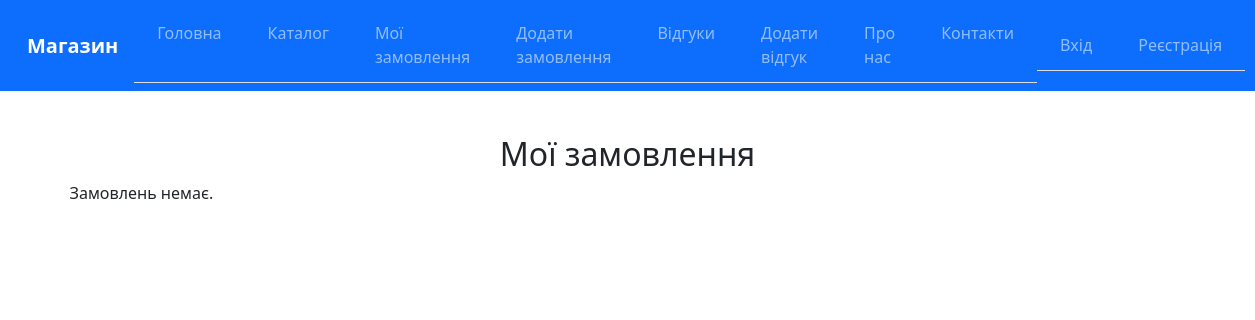
Before: /my_orders with the older database file.
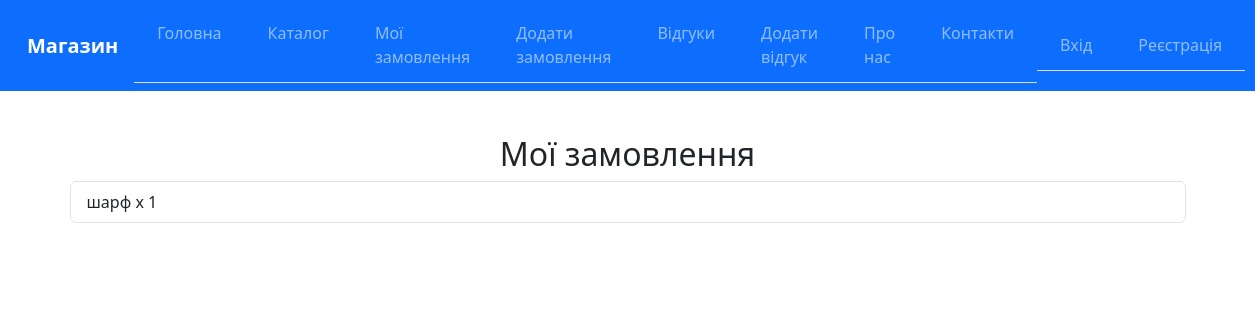
After: the same page with the newer database file.
### models.py (models this page shows)
class Order(db.Model):
    id = db.Column(db.Integer, primary_key=True)
    description = db.Column(db.Text, nullable=False)

### app.py (the view)
@app.route("/my_orders")
def my_orders_page():
    orders = Order.query.all()
    return render_template("my_orders.html", orders=orders)

### templates/my_orders.html (shortened to what this page needs)
{% extends "base.html" %}
{% block content %}
<h2>Мої замовлення</h2>
{% if orders %}
  <ul class="list-group">
    {% for order in orders %}
      <li class="list-group-item">{{ order.description }}</li>
    {% endfor %}
  </ul>
{% else %}
  <p>Замовлень немає.</p>
{% endif %}
{% endblock %}

### templates/base.html (shortened to what this page needs)
<!DOCTYPE html>
<html lang="uk">
<head>
    <link href="{{ url_for('static', filename='css/style.css') }}" rel="stylesheet">
    <link href="https://cdn.jsdelivr.net/npm/bootstrap@5.3.2/dist/css/bootstrap.min.css" rel="stylesheet">
</head>
<body>
<nav class="navbar navbar-expand-lg navbar-dark bg-primary">
  <div class="container-fluid">
    <a class="navbar-brand" href="{{ url_for('index') }}">Магазин</a>
    <div class="collapse navbar-collapse" id="navbarNav">
      <ul class="navbar-nav me-auto">
        <li class="nav-item"><a class="nav-link" href="{{ url_for('index') }}">Головна</a></li>
        <li class="nav-item"><a class="nav-link" href="{{ url_for('catalog_page') }}">Каталог</a></li>
        <li class="nav-item"><a class="nav-link" href="{{ url_for('my_orders_page') }}">Мої замовлення</a></li>
        <li class="nav-item"><a class="nav-link" href="{{ url_for('order_add_page') }}">Додати замовлення</a></li>
        <li class="nav-item"><a class="nav-link" href="{{ url_for('feedback_list_page') }}">Відгуки</a></li>
        <li class="nav-item"><a class="nav-link" href="{{ url_for('feedback_add_page') }}">Додати відгук</a></li>
        <li class="nav-item"><a class="nav-link" href="{{ url_for('about_page') }}">Про нас</a></li>
        <li class="nav-item"><a class="nav-link" href="{{ url_for('contacts_page') }}">Контакти</a></li>
      </ul>
      <ul class="navbar-nav">
        {% if session.get('user_id') %}
          <li class="nav-item"><a class="nav-link" href="{{ url_for('logout_page') }}">Вихід</a></li>
        {% else %}
          <li class="nav-item"><a class="nav-link" href="{{ url_for('login_page') }}">Вхід</a></li>
          <li class="nav-item"><a class="nav-link" href="{{ url_for('register_page') }}">Реєстрація</a></li>
        {% endif %}
      </ul>
    </div>
  </div>
</nav>
<div class="container mt-4">
    {% block content %}{% endblock %}
</div>
</body>
</html>

### static/css/style.css (style rules this page uses)
body { font-family: 'Arial', sans-serif; background: #F0F0F0; margin: 0; padding: 0; }
nav a { margin: 0 15px; color: #FFC400; text-decoration: none; font-weight: bold; }
.container { max-width: 800px; margin: 20px auto; padding: 20px; background: white; border-radius: 10px; }
h2 { text-align: center; color: #A50044; }
ul { list-style: none; padding: 0; }
li { padding: 5px 0; border-bottom: 1px solid #ddd; }

Changed rows visible on the page:
added Order: description "шарф x 1"
Other visible differences:
text no longer shown: "Замовлень немає."
